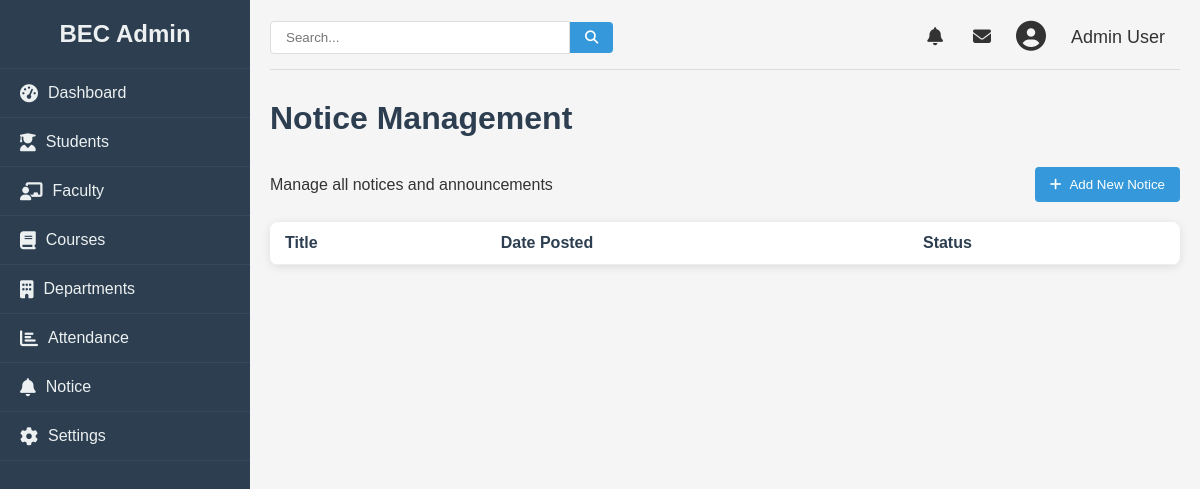
Page /admin/notice (signed in) on the earlier database version.
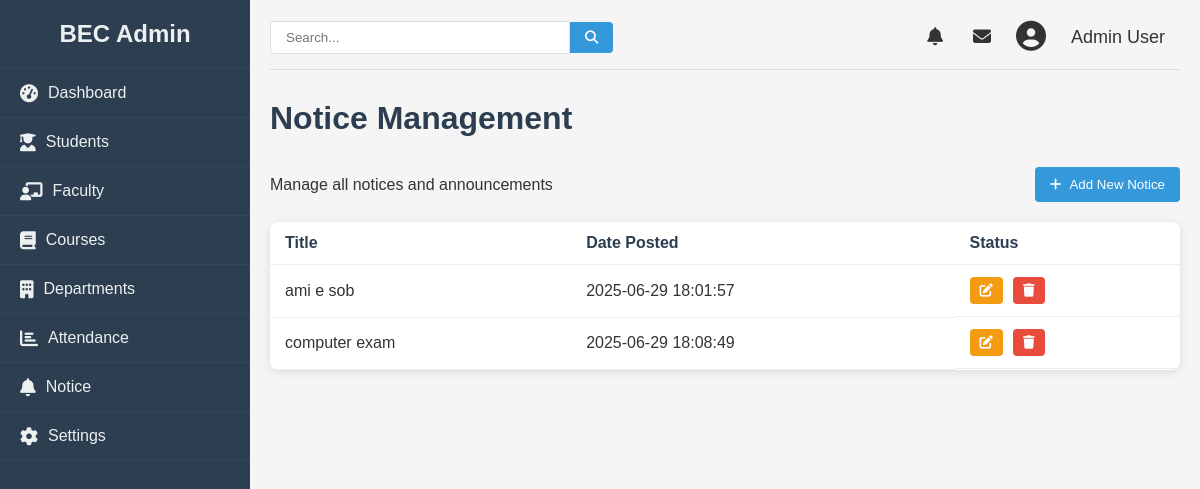
Same page on the later database version.
### college/model.py (models this page shows, shortened)
class Notice(db.Model):
    id = db.Column(db.Integer, primary_key=True)
    title = db.Column(db.String(100), nullable=False)
    content = db.Column(db.String, nullable=False)
    date = db.Column(db.DateTime, nullable=False)

### college/admin/adminroute.py (the view)
@app.route("/admin/notice", methods = ["GET", "POST"])
def notice():
    logged = 'user_id' in session
    if logged:
        notices = Notice.query.all()
        return render_template("notice.html", notices=notices, data= False)
    else:
        return redirect(url_for("login"))

### college/admin/templates/notice.html (shortened to what this page needs)
{% from "macro/cmsnav.html" import cmsnav%}
{%extends "admbase.html"%}
{%block head%}
<link rel="stylesheet" href="{{url_for('static', filename='css/styles.css')}}">
<link rel="stylesheet" href="https://cdnjs.cloudflare.com/ajax/libs/font-awesome/6.4.0/css/all.min.css">
{%endblock%}
{%block content%}
<div class="container" w-tid="21">
    {{cmsnav()}}
    <main class="main-content" w-tid="111">
        <header class="top-header" w-tid="113">
            <div class="search-box" w-tid="115">
                <input type="text" placeholder="Search..." w-tid="117" />
                <button w-tid="119"><i class="fas fa-search" w-tid="121"></i></button>
            </div>
            <div class="user-profile" w-tid="123">
                <span class="notification" w-tid="125"><i class="fas fa-bell" w-tid="127"></i></span>
                <span class="message" w-tid="129"><i class="fas fa-envelope" w-tid="131"></i></span>
                <div class="profile-img" w-tid="133">
                    <i class="fas fa-user-circle" w-tid="135"></i>
                </div>
                <span class="username" w-tid="137">Admin User</span>
            </div>
        </header>
        <div id="dashboard-page" class="content-section" w-tid="139">
            <div class="dashboard" w-tid="141">
                <h1 w-tid="357">Notice Management</h1>
                <div class="students-header" w-tid="359">
                    <p w-tid="361">Manage all notices and announcements</p>
                    <button class="add-student-btn" w-tid="363">
                        <a style="text-decoration: none; color:white;" href="/admin/addnotice">
                            <i class="fas fa-plus" w-tid="365"></i>
                            Add New Notice
                        </a>
                    </button>
                </div>
                <div class="students-table" w-tid="1167">
                    <table w-tid="1169">
                        <thead w-tid="1171">
                            <tr w-tid="1173">
                                <th w-tid="1177">Title</th>
                                <th w-tid="1181">Date Posted</th>
                                <th w-tid="1187">Status</th>
                            </tr>
                        </thead>
                        <tbody w-tid="1191">
                            {%for notice in notices %}
                            <tr w-tid="1193">
                                <td w-tid="1197">{{ notice.title }}</td>
                                <td w-tid="1201">{{ notice.date }}</td>
                                <td class="action-cell" w-tid="1211">
                                    <button class="action-btn edit-btn" w-tid="1217">
                                        <a href="/admin/update/notice/{{notice.id}}">
                                            <i class="fas fa-edit" w-tid="1219"></i>
                                        </a>
                                    </button>
                                    <button class="action-btn delete-btn" w-tid="1221"><a href="/admin/notice/delete/{{notice.id}}"><i class="fas fa-trash" w-tid="723"></i></a></button>
                                </td>
                            </tr>
                            {%endfor%}
                        </tbody>
                    </table>
                </div>
            </div>
        </div>
    </main>
</div>
{%endblock%}

Differences in the rows shown:
added Notice: title "ami e sob", date "2025-06-29 18:01:57"
added Notice: title "computer exam", date "2025-06-29 18:08:49"
